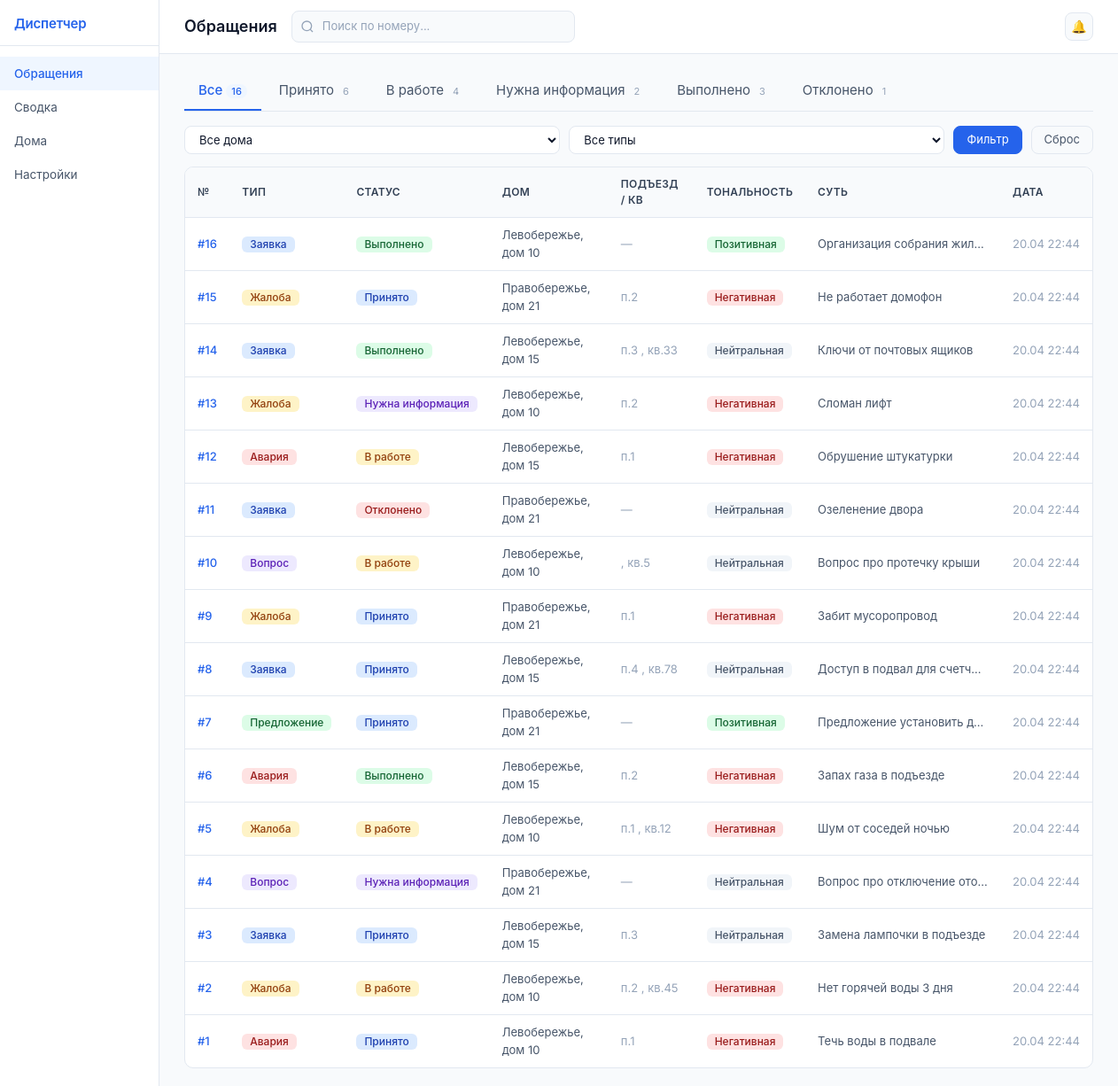
The page / on the database its author committed.
### dispatcher/models.py (models this page shows, shortened)
class Request(models.Model):
    STATUS_ACCEPTED = "accepted"
    STATUS_IN_PROGRESS = "in_progress"
    STATUS_NEED_INFO = "need_info"
    STATUS_DONE = "done"
    STATUS_REJECTED = "rejected"
    STATUS_CHOICES = [
        (STATUS_ACCEPTED, "Принято"),
        (STATUS_IN_PROGRESS, "В работе"),
        (STATUS_NEED_INFO, "Нужна информация"),
        (STATUS_DONE, "Выполнено"),
        (STATUS_REJECTED, "Отклонено"),
    ]
    TYPE_EMERGENCY = "emergency"
    TYPE_COMPLAINT = "complaint"
    TYPE_REQUEST = "request"
    TYPE_QUESTION = "question"
    TYPE_PROPOSAL = "proposal"
    TYPE_CHOICES = [
        (TYPE_EMERGENCY, "Авария"),
        (TYPE_COMPLAINT, "Жалоба"),
        (TYPE_REQUEST, "Заявка"),
        (TYPE_QUESTION, "Вопрос"),
        (TYPE_PROPOSAL, "Предложение"),
    ]
    SENTIMENT_NEGATIVE = "negative"
    SENTIMENT_NEUTRAL = "neutral"
    SENTIMENT_POSITIVE = "positive"
    SENTIMENT_CHOICES = [
        (SENTIMENT_NEGATIVE, "Негативная"),
        (SENTIMENT_NEUTRAL, "Нейтральная"),
        (SENTIMENT_POSITIVE, "Позитивная"),
    ]
    number = models.AutoField("Номер обращения", primary_key=True)
    status = models.CharField(
        "Статус", max_length=20, choices=STATUS_CHOICES, default=STATUS_ACCEPTED
    )
    type = models.CharField("Тип", max_length=20, choices=TYPE_CHOICES)
    house = models.ForeignKey(
        House, on_delete=models.CASCADE, verbose_name="Дом", related_name="requests"
    )
    entrance = models.CharField("Подъезд", max_length=10, blank=True, default="")
    apartment = models.CharField("Квартира", max_length=10, blank=True, default="")
    text = models.TextField("Текст обращения")
    media = models.URLField("Медиа", blank=True, default="")
    contact = models.CharField("Контакт", max_length=200, blank=True, default="")
    sentiment = models.CharField(
        "Тональность", max_length=20, choices=SENTIMENT_CHOICES, default=SENTIMENT_NEUTRAL
    )
    summary = models.CharField("Суть", max_length=500, blank=True, default="")
    comment_to_resident = models.TextField("Комментарий жителю", blank=True, default="")
    internal_comment = models.TextField("Внутренний комментарий", blank=True, default="")
    resident_tg_id = models.BigIntegerField("TG ID жителя", blank=True, null=True)
    message_id = models.IntegerField("TG message_id", blank=True, null=True)
    chat_id = models.BigIntegerField("TG chat_id", blank=True, null=True)
    created_at = models.DateTimeField("Создано", auto_now_add=True)
    updated_at = models.DateTimeField("Обновлено", auto_now=True)
    class Meta:
        verbose_name = "Обращение"
        verbose_name_plural = "Обращения"
        ordering = ["-created_at"]

class House(models.Model):
    name = models.CharField("Название дома", max_length=200)
    chat_id = models.BigIntegerField("Telegram chat_id", blank=True, null=True)
    class Meta:
        verbose_name = "Дом"
        verbose_name_plural = "Дома"
        ordering = ["name"]

### dispatcher/views.py (the view)
# urls.py: path("", RequestListView.as_view(), name="request_list"),
class RequestListView(ListView):
    model = Request
    template_name = "dispatcher/request_list.html"
    context_object_name = "requests"
    paginate_by = 20
    def get_template_names(self):
        if self.request.headers.get("HX-Request"):
            return ["dispatcher/_request_table.html"]
        return [self.template_name]
    def get_queryset(self):
        qs = Request.objects.select_related("house")
        status = self.request.GET.get("status")
        if status:
            qs = qs.filter(status=status)
        house = self.request.GET.get("house")
        if house:
            qs = qs.filter(house_id=house)
        req_type = self.request.GET.get("type")
        if req_type:
            qs = qs.filter(type=req_type)
        search = self.request.GET.get("search", "").strip()
        if search:
            try:
                qs = qs.filter(number=int(search))
            except (ValueError, TypeError):
                qs = qs.none()
        return qs
    def get_context_data(self, **kwargs):
        ctx = super().get_context_data(**kwargs)
        ctx["current_status"] = self.request.GET.get("status", "")
        ctx["filter_form"] = RequestFilterForm(self.request.GET)
        ctx["search"] = self.request.GET.get("search", "")
        status_counts = dict(
            Request.objects.values_list("status").annotate(cnt=Count("pk"))
        )
        ctx["status_counts"] = {
            s: status_counts.get(s, 0) for s, _ in Request.STATUS_CHOICES
        }
        ctx["status_counts"]["all"] = Request.objects.count()
        ctx["status_choices"] = Request.STATUS_CHOICES
        return ctx

### dispatcher/forms.py
class RequestFilterForm(forms.Form):
    house = forms.IntegerField(required=False, widget=forms.Select(attrs={"class": "form-select"}))
    type = forms.CharField(required=False, widget=forms.Select(attrs={"class": "form-select"}))
    def __init__(self, *args, **kwargs):
        from dispatcher.models import House
        super().__init__(*args, **kwargs)
        self.fields["house"].widget.choices = [("", "Все дома")] + list(
            House.objects.values_list("pk", "name")
        )
        self.fields["type"].widget.choices = [("", "Все типы")] + list(Request.TYPE_CHOICES)

### dispatcher/templatetags/dispatch_tags.py (called while the page is built)
@register.filter
def get_item(dictionary, key):
    if isinstance(dictionary, dict):
        return dictionary.get(key, 0)
    return 0

### dispatcher/templates/dispatcher/request_list.html (shortened to what this page needs)
{% extends "dispatcher/base.html" %}
{% load dispatch_tags %}
{% block nav_requests %}active{% endblock %}
{% block topbar_title %}Обращения{% endblock %}
{% block content %}
<div class="status-tabs" id="status-tabs">
    <a href="{% url 'request_list' %}?house={{ request.GET.house }}&type={{ request.GET.type }}&search={{ request.GET.search }}"
       hx-get="{% url 'request_list' %}?house={{ request.GET.house }}&type={{ request.GET.type }}&search={{ request.GET.search }}"
       hx-target="#table-area" hx-swap="innerHTML" hx-push-url="true"
       hx-on::after-request="updateTabs(this)"
       class="{% if not current_status %}active{% endif %}">
        Все<span class="tab-count">{{ status_counts.all }}</span>
    </a>
    {% for status_val, status_label in status_choices %}
    <a href="?status={{ status_val }}&house={{ request.GET.house }}&type={{ request.GET.type }}&search={{ request.GET.search }}"
       hx-get="?status={{ status_val }}&house={{ request.GET.house }}&type={{ request.GET.type }}&search={{ request.GET.search }}"
       hx-target="#table-area" hx-swap="innerHTML" hx-push-url="true"
       hx-on::after-request="updateTabs(this)"
       class="{% if current_status == status_val %}active{% endif %}">
        {{ status_label }}<span class="tab-count">{{ status_counts|get_item:status_val }}</span>
    </a>
    {% endfor %}
</div>
<form method="get" class="filter-row" hx-get="{% url 'request_list' %}" hx-target="#table-area" hx-swap="innerHTML" hx-push-url="true"
      hx-on::after-request="syncTabs()">
    <select name="house">
        <option value="">Все дома</option>
    </select>
    <select name="type">
        <option value="">Все типы</option>
    </select>
    <button type="submit" class="btn btn-primary" style="padding:5px 14px;">Фильтр</button>
    <a href="{% url 'request_list' %}" class="btn btn-outline-secondary" style="padding:5px 14px;">Сброс</a>
</form>
<div id="table-area">
{% include "dispatcher/_request_table.html" %}
</div>
{% endblock %}

### dispatcher/templates/dispatcher/_request_table.html (shortened to what this page needs)
<table class="req-table">
    <thead>
        <tr>
            <th>№</th>
            <th>Тип</th>
            <th>Статус</th>
            <th>Дом</th>
            <th>Подъезд / кв</th>
            <th>Тональность</th>
            <th>Суть</th>
            <th>Дата</th>
        </tr>
    </thead>
    <tbody>
    {% for req in requests %}
        <tr data-url="{% url 'request_detail' req.pk %}" onclick="openDetail(this.dataset.url)">
            <td style="font-weight:500;color:var(--primary)" data-label="">#{{ req.number }}</td>
            <td data-label="Тип"><span class="badge badge-type-{{ req.type }}">{{ req.get_type_display }}</span></td>
            <td data-label="Статус"><span class="badge badge-status-{{ req.status }}">{{ req.get_status_display }}</span></td>
            <td data-label="Дом" style="color:var(--text-secondary)">{{ req.house.name }}</td>
            <td data-label="Адрес" style="color:var(--text-muted)">
                {% if req.entrance %}п.{{ req.entrance }}{% endif %}
                {% if req.apartment %}, кв.{{ req.apartment }}{% endif %}
                {% if not req.entrance and not req.apartment %}—{% endif %}
            </td>
            <td data-label="Тональность"><span class="badge badge-sentiment-{{ req.sentiment }}">{{ req.get_sentiment_display }}</span></td>
            <td data-label="Суть" style="color:var(--text-secondary);max-width:220px;overflow:hidden;text-overflow:ellipsis;white-space:nowrap">{{ req.summary|default:req.text }}</td>
            <td data-label="Дата" style="color:var(--text-muted);white-space:nowrap">{{ req.created_at|date:"d.m H:i" }}</td>
        </tr>
    {% endfor %}
    </tbody>
</table>

### dispatcher/templates/dispatcher/base.html (style rules this page uses)
:root { --primary: #2563EB; --primary-hover: #1D4ED8; --primary-light: #EFF6FF; --bg: #F8FAFC; --surface: #FFFFFF; --border: #E2E8F0; --text: #0F172A; --text-secondary: #475569; --text-muted: #94A3B8; --sidebar-w: 180px; --detail-w: 420px; }
* { box-sizing: border-box; }
body { background: var(--bg); color: var(--text); margin: 0; font-family: 'Inter', -apple-system, BlinkMacSystemFont, 'Segoe UI', system-ui, sans-serif; font-size: 14px; }
.status-tabs { display: flex; gap: 4px; padding: 0; margin-bottom: 16px; border-bottom: 1px solid var(--border); }
.status-tabs a { padding: 10px 16px; font-size: 15px; color: var(--text-secondary); text-decoration: none; border-bottom: 2px solid transparent; transition: color .15s, border-color .15s; }
.status-tabs a.active { color: var(--primary); border-bottom-color: var(--primary); font-weight: 500; }
.status-tabs .tab-count { font-size: 11px; background: var(--bg); color: var(--text-muted); padding: 1px 6px; border-radius: 10px; margin-left: 4px; }
.status-tabs a.active .tab-count { background: var(--primary-light); color: var(--primary); }
.filter-row { display: flex; gap: 10px; align-items: center; margin-bottom: 14px; }
.filter-row select, .filter-row input[type=text] { flex: 1; border: 1px solid var(--border); border-radius: 8px; padding: 6px 12px; font-size: 13px; background: var(--surface); color: var(--text); }
.req-table { width: 100%; background: var(--surface); border: 1px solid var(--border); border-radius: 10px; border-collapse: separate; border-spacing: 0; overflow: hidden; }
.req-table thead th { background: var(--bg); color: #334155; font-weight: 600; font-size: 12px; text-transform: uppercase; letter-spacing: .3px; padding: 10px 14px; border-bottom: 1px solid var(--border); }
.req-table tbody tr { cursor: pointer; transition: background .12s; }
.req-table td { padding: 10px 14px; border-bottom: 1px solid var(--border); font-size: 13px; vertical-align: middle; }
.req-table tbody tr:last-child td { border-bottom: none; }
.badge { border: none; font-weight: 500; border-radius: 6px; padding: 3px 9px; font-size: 12px; }
.badge-status-accepted { background: #DBEAFE; color: #1E40AF; }
.badge-status-in_progress { background: #FEF3C7; color: #92400E; }
.badge-status-need_info { background: #EDE9FE; color: #5B21B6; }
.badge-status-done { background: #DCFCE7; color: #166534; }
.badge-status-rejected { background: #FEE2E2; color: #991B1B; }
.badge-type-emergency { background: #FEE2E2; color: #991B1B; }
.badge-type-complaint { background: #FEF3C7; color: #92400E; }
.badge-type-request { background: #DBEAFE; color: #1E40AF; }
.badge-type-question { background: #EDE9FE; color: #5B21B6; }
.badge-type-proposal { background: #DCFCE7; color: #166534; }
.badge-sentiment-negative { background: #FEE2E2; color: #991B1B; }
.badge-sentiment-neutral { background: #F1F5F9; color: #475569; }
.badge-sentiment-positive { background: #DCFCE7; color: #166534; }
.btn { font-size: 13px; }
.btn-primary { background: var(--primary); border-color: var(--primary); border-radius: 8px; }
.btn-outline-secondary { border-radius: 8px; color: var(--text-secondary); border-color: var(--border); }
a { color: var(--primary); text-decoration: none; }

### rows shown on the page
Request: number "16", type "Заявка", status "Выполнено", house.name "Левобережье, дом 10", sentiment "Позитивная", summary "Организация собрания жил…", created_at "20.04 22:44"
Request: number "15", type "Жалоба", status "Принято", house.name "Правобережье, дом 21", entrance "2", sentiment "Негативная", summary "Не работает домофон", created_at "20.04 22:44"
Request: number "14", type "Заявка", status "Выполнено", house.name "Левобережье, дом 15", entrance "3", apartment "33", sentiment "Нейтральная", summary "Ключи от почтовых ящиков", created_at "20.04 22:44"
Request: number "13", type "Жалоба", status "Нужна информация", house.name "Левобережье, дом 10", entrance "2", sentiment "Негативная", summary "Сломан лифт", created_at "20.04 22:44"
Request: number "12", type "Авария", status "В работе", house.name "Левобережье, дом 15", entrance "1", sentiment "Негативная", summary "Обрушение штукатурки", created_at "20.04 22:44"
Request: number "11", type "Заявка", status "Отклонено", house.name "Правобережье, дом 21", sentiment "Нейтральная", summary "Озеленение двора", created_at "20.04 22:44"
Request: number "10", type "Вопрос", status "В работе", house.name "Левобережье, дом 10", apartment "5", sentiment "Нейтральная", summary "Вопрос про протечку крыши", created_at "20.04 22:44"
Request: number "9", type "Жалоба", status "Принято", house.name "Правобережье, дом 21", entrance "1", sentiment "Негативная", summary "Забит мусоропровод", created_at "20.04 22:44"
Request: number "8", type "Заявка", status "Принято", house.name "Левобережье, дом 15", entrance "4", apartment "78", sentiment "Нейтральная", summary "Доступ в подвал для счетч…", created_at "20.04 22:44"
Request: number "7", type "Предложение", status "Принято", house.name "Правобережье, дом 21", sentiment "Позитивная", summary "Предложение установить д…", created_at "20.04 22:44"
Request: number "6", type "Авария", status "Выполнено", house.name "Левобережье, дом 15", entrance "2", sentiment "Негативная", summary "Запах газа в подъезде", created_at "20.04 22:44"
Request: number "5", type "Жалоба", status "В работе", house.name "Левобережье, дом 10", entrance "1", apartment "12", sentiment "Негативная", summary "Шум от соседей ночью", created_at "20.04 22:44"
Request: number "4", type "Вопрос", status "Нужна информация", house.name "Правобережье, дом 21", sentiment "Нейтральная", summary "Вопрос про отключение ото…", created_at "20.04 22:44"
Request: number "3", type "Заявка", status "Принято", house.name "Левобережье, дом 15", entrance "3", sentiment "Нейтральная", summary "Замена лампочки в подъезде", created_at "20.04 22:44"
Request: number "2", type "Жалоба", status "В работе", house.name "Левобережье, дом 10", entrance "2", apartment "45", sentiment "Негативная", summary "Нет горячей воды 3 дня", created_at "20.04 22:44"
Request: number "1", type "Авария", status "Принято", house.name "Левобережье, дом 10", entrance "1", sentiment "Негативная", summary "Течь воды в подвале", created_at "20.04 22:44"

### other values the page prints
{{ status_counts.all }} "16"
{{ status_label }} "Принято" "В работе" "Нужна информация" "Выполнено" "Отклонено"
{{ status_counts|get_item:status_val }} "6" "4" "2" "3" "1"
